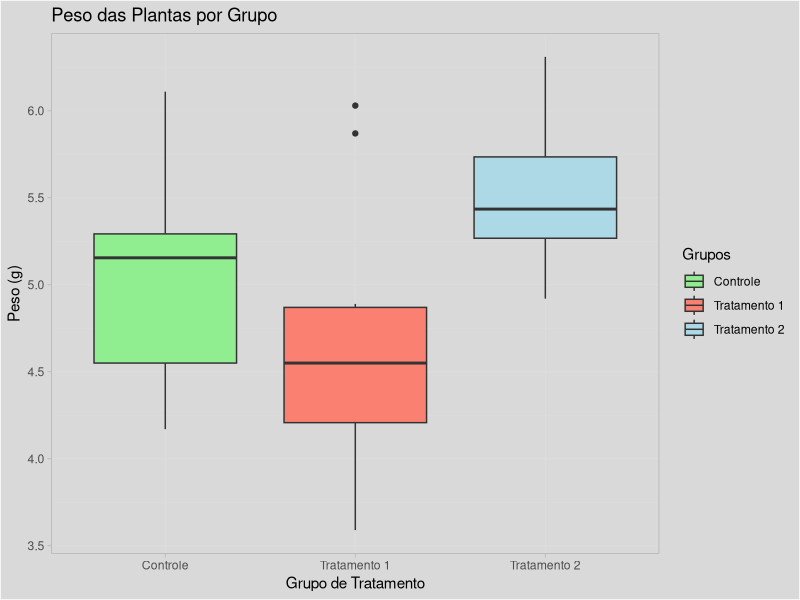

Reproduce this figure in R.
## ---- chunk 1
# Carregar pacotes

library(tidyverse) # Manipulação e visualização de dados

# Carregar dados

data(PlantGrowth)
head(PlantGrowth)

# Resumo estatístico

summary(PlantGrowth)

# Visualizar estrutura

glimpse(PlantGrowth)

# Visualização 

ggplot(PlantGrowth, aes(x = group, 
                        y = weight, 
                        fill = group)) +
  geom_boxplot() +
  scale_fill_manual(values = c("lightgreen", 
                               "salmon", 
                               "lightblue"),
                    name = "Grupos",
                    breaks = c("ctrl", "trt1", "trt2"),
                    labels = c("Controle", "Tratamento 1", "Tratamento 2")) +
  scale_x_discrete(labels = c("Controle", "Tratamento 1", "Tratamento 2")) +
  labs(x = "Grupo de Tratamento",
       y = "Peso (g)",
       title = "Peso das Plantas por Grupo") +
  theme_light() +
  theme(plot.background = element_rect(fill = "gray85"),
        panel.background = element_rect(fill = "gray85"),
        legend.background = element_rect(fill = "gray85"))

